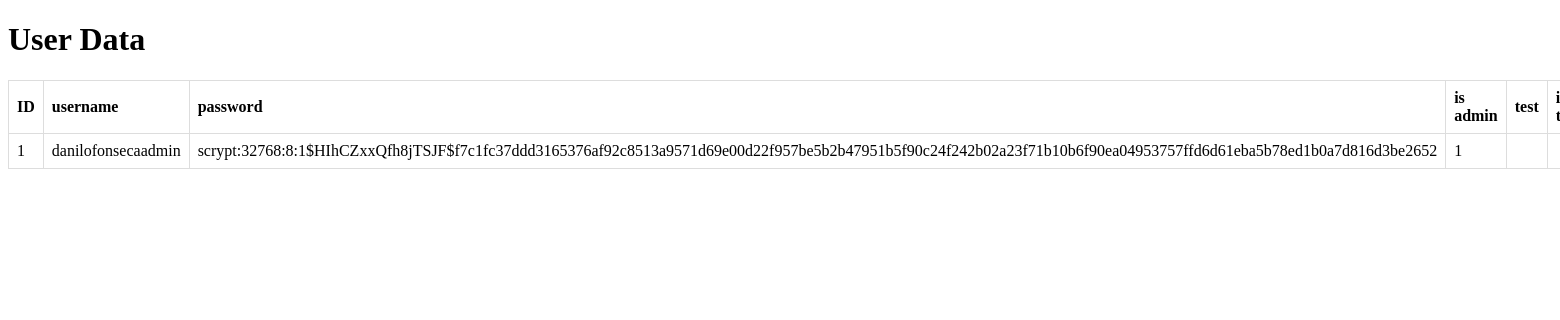
Page /view_data_users on the earlier database version.
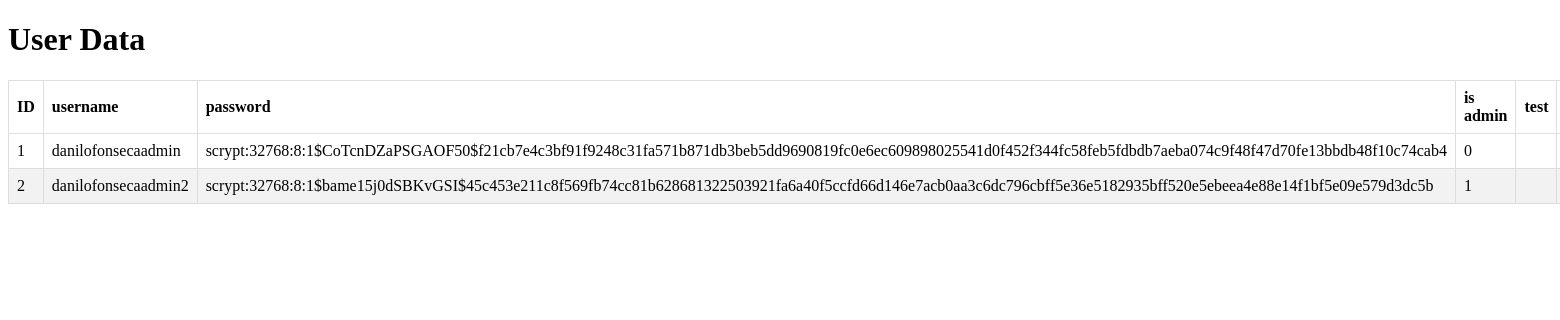
Same page on the later database version.
### tables this page shows
CREATE TABLE user(
    id INTEGER PRIMARY KEY AUTOINCREMENT,
    username TEXT UNIQUE NOT NULL,
    password TEXT NOT NULL,
    is_admin BOOLEAN NOT NULL
);

### wmgzon/admin_page.py (the view)
@admin_bp.route('/view_data_users')
def view_data_users():
    conn = sqlite3.connect(current_app.config['DATABASE'])
    c = conn.cursor()
    c.execute('SELECT * FROM user')
    data = c.fetchall()
    conn.close()
    return render_template('admin/view_data/view_data_users.html', data=data)

### wmgzon/auth.py (called while the page is built)
@bp.before_app_request
def load_logged_in_user():
    user_id = session.get('user_id')
    if user_id is None:
        g.user = None
    else:
        g.user = get_db().execute(
            'SELECT * FROM user WHERE id = ?', (user_id,)
        ).fetchone()

### wmgzon/templates/admin/view_data/view_data_users.html (shortened to what this page needs)
<!DOCTYPE html>
<html lang="en">
<head>
</head>
<body>
    <h1>User Data</h1>
    <table>
        <thead>
            <tr>
                <th>ID</th>
                <th>username</th>
                <th>password</th>
                <th>is admin</th>
                <th>test</th>
                <th>is test</th>
            </tr>
        </thead>
        <tbody>
            {% for row in data %}
            <tr>
                <td>{{ row[0] }}</td>
                <td>{{ row[1] }}</td>
                <td>{{ row[2] }}</td>
                <td>{{ row[3] }}</td>
                <td>{{ row[4] }}</td>
                <td>{{ row[5] }}</td>
            </tr>
            {% endfor %}
        </tbody>
    </table>
</body>
</html>

Differences in the rows shown:
changed user "danilofonsecaadmin": password "scrypt:32768:8:1$HIhCZxxQfh8jTSJF$f7c1fc37ddd3165376af92c8513a9571d69e00d22f957be5b2b47951b5f90c24f242b02a23f71b10b6f90ea04953757ffd6d61eba5b78ed1b0a7d816d3be2652" → "scrypt:32768:8:1$CoTcnDZaPSGAOF50$f21cb7e4c3bf91f9248c31fa571b871db3beb5dd9690819fc0e6ec609898025541d0f452f344fc58feb5fdbdb7aeba074c9f48f47d70fe13bbdb48f10c74cab4"; is_admin "1" → "0"
added user: id "2", username "danilofonsecaadmin2", password "scrypt:32768:8:1$bame15j0dSBKvGSI$45c453e211c8f569fb74cc81b628681322503921fa6a40f5ccfd66d146e7acb0aa3c6dc796cbff5e36e5182935bff520e5ebeea4e88e14f1bf5e09e579d3dc5b", is_admin "1"
